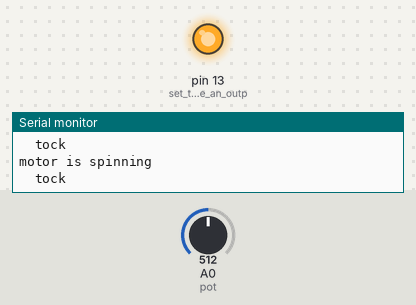
Bench run of a sketch on a simulated Arduino Uno, built with avr-gcc and run on an emulated ATmega328P. Shown: output pins drawn as LEDs (lit = HIGH), the last lines printed to the serial monitor. The inputs (shaded band) are chosen by the test bench; at power-on: A0 (pot) = 512.

Above: at 1.2 s.
1.3 s: A0 (pot) set to 0
At 2.2 s:
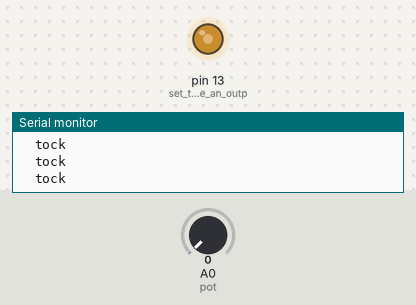
4.3 s: A0 (pot) set to 10
7.3 s: A0 (pot) set to 15
At 7.5 s:
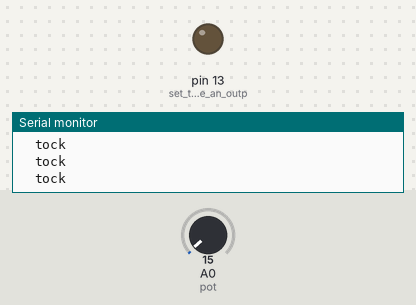
Timing chart, 0 to 16.3 s (numbered marks = the images above; inputs shaded):
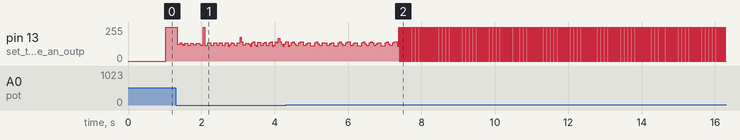

The sketch:

Intervals.ino
```cpp
#include "interval.h"

Timer ledTimer;               // set a timer for the LED
Timer motorTimer;             // set a timer for the motor
int blinkState = HIGH;        // the LED state, HIGH or LOW

void setup() {
  Serial.begin(9600);          // initialize serial
  pinMode(13, OUTPUT);         // set the LED to be an output
  ledTimer.set(blink, 2000);   // timer's callback function is blink, interval is 2000ms
  motorTimer.set(spin, 1000);  // timer's callback function is spin, interval is 1000ms
}

void loop() {
  ledTimer.interval = analogRead(A0); // read a pot, change LED timer interval
  ledTimer.check();                   // check the LED timer
  motorTimer.check();                 // check the motor timer
}

void blink() {
  blinkState = !blinkState;
  digitalWrite(13, blinkState);
  Serial.println("\ttock");
}

void spin() {
  Serial.println("motor is spinning");    // stub function for now
}
```

interval.h
```cpp
struct timer {
  void (*callback)();       // callback for the timer
  unsigned long  interval;  // interval between callbacks, in ms
  unsigned long timeStamp;  // last time callback was called

  // set the callback and interval all at once. Should this be begin()?
  void set(void (*callback)(), long int interval) {
    this->callback = callback;
    this->interval = interval;
  }


  // check the timer, call the callback if the interval has passed:
  boolean check() {
    boolean result = false;
    if (millis() - this->timeStamp > this->interval) {
      this->callback();
      this->timeStamp = millis();
      result = true;
    }
    return result;
  }
};

typedef struct timer Timer;
```

Measured:
- the behaviour switches between 12 and 13 on A0 (pot) (found by bisection; images 1 and 2)
- by itself, pin 13 (set_the_LED_to_be_an_outp): repeats every 0.03 s: 255/255 0.02 s, 0/255 0.02 s
